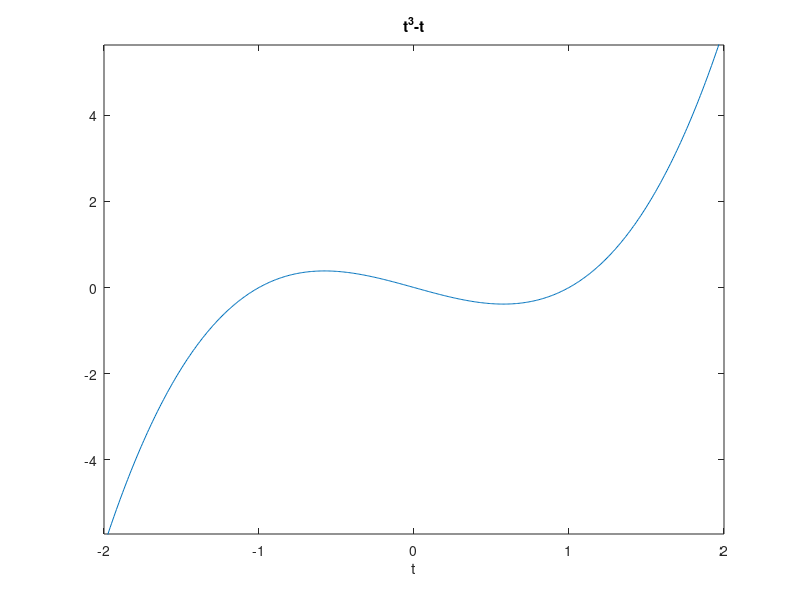

Write MATLAB code to recreate this figure. (Note: this script raises an error after producing the figure.)
ezplot('t^3-t',[-2,2])
hold on

syms x; ezplot(sin(x),[-2,2]);
hold on; ezplot(x/2,[-2,2]);
hold off

clear;

%% Double integrals
Func = @ (x,y) (x + cos (y) + 1);
I = integral2 (Func, 0, 1, 0, 2);

%% Factors
syms x;
factor(x^2-4)

%% Max and Min
clc; clear;
xf=-10:0.1:6;
y=xf.^3 + 5.7*xf.^2 - 35.1*xf + 85.176;
plot(xf,y), xlabel('x'),ylabel('y'), grid, title('y vs x');

[xmin,ymin] = fminbnd( @(x) (x^3+5.7*x^2-35.1*x+85.176),-10,6 );
fprintf('xmin=%7.3f ymin=%9.3f \n',xmin,ymin)
[xmax,ymax] = fminbnd( @(x) (x^-1),-10,6); Ymax=-ymax;
fprintf('xmax=%7.3f Ymax=%9.3f \n',xmax,Ymax);

%% Lets continue

%Let's save graphs into a pdf file named plot04.pdf
x = 0:0.5:10; % x values range from 1 to 10 in steps of 0.5
y = x.^2; % square each element in x array and store in y
% plot y vs. x
plot(x,y,'bo','MarkerFaceColor','b')
xlabel('x (m)') % label horizontal axis
ylabel('y (m^2)') % label vertical axis
title('y = x^2') % title
h = 4; % height of plot in inches
w = 6; % width of plot in inches
set(gcf, 'PaperSize', [w h]); % set size of PDF page
set(gcf, 'PaperPosition', [0 0 w h]); % put plot in lower-left corner
print ('-dpdf','plot04.pdf'); % save plot as pdf file
%print ('-dpdf','test.pdf'); % PDF file (vector)
%print ('-deps','test.eps'); % Encapsulated Postscript B&W (vector)
%print ('-depsc','test.eps'); % Encapsulated Postscript color (vector)
%print ('-dtiff','test.tiff'); % tiff file (bitmap)
%print ('-djpeg','test.jpg'); % JPEG file (bitmap)

%% Special Character plots

%Add labels
% independant var
t = 0:2e-8:2e-6;
% frequency 
fo = 1e6;
% dependant var
xout = sin(2*pi*fo*t);
% plot 
plot(t*1e6,xout);
% Title and lables
title('Plot of sin(2\pif_{o}t) for f_{o}=10^6 Hz');
xlabel('time (\museconds)');
ylabel('x_{out}(t)');
% display equation on graph
text(1.5,0.3,'\omega = 2\pi \times f_{o}');

%% Paramitisation of curves
clear
%let's plot a complex surface z=f(x,y)=y*sin(x)
[x,y]=meshgrid(linspace(-2*pi,2*pi));
z=y.*sin(x);
%plot it in 3D!
mesh(x,y,z)
hold on
%add two parametric curves r(t)=(x(t),y(t),z(t) ), -2 pi<t< 2pi,
% on the z surface
%X=t; Y=1+0*t; Z=sin(t);
%X2=pi/4+0*t; Y2=t; Z2=sqrt(2)/2*t;
%define t
t=linspace(-2*pi,2*pi);
%define X
X=t;
%define Y
Y=1+0*t;
%combine to generate Z
Z=sin(t);
%define another curve
X2=pi/4+0*t;
Y2=t;
Z2=sqrt(2)/2*t;
%plot the two curves with plot 3, add some colour
plot3(X,Y,Z,'LineWidth',2)
plot3(X2,Y2,Z2,'k','LineWidth',2)
hold off
xlabel('x'),ylabel('y'),zlabel('z')
% add a marker at the point of intersection
% you will define the position of the marker
%xp(t),yp(t),zp(t) then plot
hold on
xp=pi/4;
yp=1;
zp=sqrt(2)/2;
% do not forget to add a marker 'r*'
%can you change the type of marker and its colour?
plot3(xp,yp,zp,'r*','MarkerSize',10, 'LineWidth',2)
% add limits to the axes
axis([-5,5,-5,5,-5,5])
hold off
% remove the image if more plots are need after this


%% Kepler
clear % clear variables
clc % clear command window
e = 0.0004; % eccentricity
a = 1; % semi-major axis
N = 40; % number of points defining orbit
nTerms = 10; % number of terms to keep in infinite series defining
% eccentric anomaly
M = linspace(0,2*pi,N); % mean anomaly parameterizes time
% M varies from 0 to 2*pi over one orbit
alpha = zeros(1,N); % preallocate space for eccentric anomaly array
%%%%%%%%%%
%%%%%%%%%% Calculations & Plotting
%%%%%%%%%%
% Calculate eccentric anomaly at each point in orbit
for j = 1:N
% initialize eccentric anomaly to mean anomaly
alpha(j) = M(j);
% include first nTerms in infinite series
for n = 1:nTerms
alpha(j) = alpha(j) + 2 / n * besselj(n,n*e) .* sin(n*M(j));
end
end
% calculate polar coordiantes (theta, r) from eccentric anomaly
%this is celestial mechanics
theta = 2 * atan(sqrt((1+e)/(1-e)) * tan(alpha/2));
r = a * (1-e^2) ./ (1 + e*cos(theta));
% plot radius versus theta
plot(theta,r)
%hmmmm not a useful graph!
% polar a plot of orbit instead of cartesians
polar(theta,r,'bo');
% much better I can see the excentricity of the satellite
% Label plot with eccentricity
title(['Elliptical Orbit with e = ' sprintf('%.2f',e)]);
% Save plot as pdf
%set(gcf, 'PaperPosition', [0 2 8 8]);
%print ('-dpdf','kepler.pdf');
%print ('-dpng','kepler.png','-r300');

